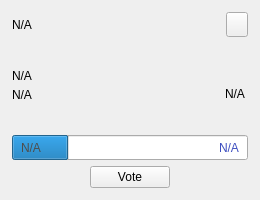
<?xml version="1.0" encoding="UTF-8"?>
<ui version="4.0">
 <class>ProposalCard</class>
 <widget class="QWidget" name="ProposalCard">
  <property name="geometry">
   <rect>
    <x>0</x>
    <y>0</y>
    <width>260</width>
    <height>200</height>
   </rect>
  </property>
  <property name="sizePolicy">
   <sizepolicy hsizetype="MinimumExpanding" vsizetype="MinimumExpanding">
    <horstretch>0</horstretch>
    <verstretch>0</verstretch>
   </sizepolicy>
  </property>
  <property name="minimumSize">
   <size>
    <width>260</width>
    <height>200</height>
   </size>
  </property>
  <property name="maximumSize">
   <size>
    <width>330</width>
    <height>200</height>
   </size>
  </property>
  <layout class="QVBoxLayout" name="verticalLayout_1">
   <property name="spacing">
    <number>0</number>
   </property>
   <property name="leftMargin">
    <number>0</number>
   </property>
   <property name="topMargin">
    <number>0</number>
   </property>
   <property name="rightMargin">
    <number>0</number>
   </property>
   <property name="bottomMargin">
    <number>0</number>
   </property>
   <item>
    <widget class="QWidget" name="card" native="true">
     <property name="sizePolicy">
      <sizepolicy hsizetype="Preferred" vsizetype="Minimum">
       <horstretch>0</horstretch>
       <verstretch>0</verstretch>
      </sizepolicy>
     </property>
     <property name="minimumSize">
      <size>
       <width>0</width>
       <height>200</height>
      </size>
     </property>
     <property name="styleSheet">
      <string notr="true"/>
     </property>
     <layout class="QVBoxLayout" name="verticalLayout_2" stretch="4,4,2,4">
      <property name="leftMargin">
       <number>12</number>
      </property>
      <property name="topMargin">
       <number>12</number>
      </property>
      <property name="rightMargin">
       <number>12</number>
      </property>
      <property name="bottomMargin">
       <number>12</number>
      </property>
      <item>
       <layout class="QHBoxLayout" name="horizontalLayout_1">
        <property name="spacing">
         <number>0</number>
        </property>
        <item>
         <widget class="QLabel" name="labelPropName">
          <property name="text">
           <string notr="true">N/A</string>
          </property>
         </widget>
        </item>
        <item>
         <spacer name="horizontalSpacer_1">
          <property name="orientation">
           <enum>Qt::Horizontal</enum>
          </property>
          <property name="sizeHint" stdset="0">
           <size>
            <width>40</width>
            <height>20</height>
           </size>
          </property>
         </spacer>
        </item>
        <item>
         <widget class="QPushButton" name="btnLink">
          <property name="sizePolicy">
           <sizepolicy hsizetype="Fixed" vsizetype="Fixed">
            <horstretch>0</horstretch>
            <verstretch>0</verstretch>
           </sizepolicy>
          </property>
          <property name="maximumSize">
           <size>
            <width>22</width>
            <height>25</height>
           </size>
          </property>
          <property name="cursor">
           <cursorShape>PointingHandCursor</cursorShape>
          </property>
          <property name="focusPolicy">
           <enum>Qt::NoFocus</enum>
          </property>
          <property name="text">
           <string/>
          </property>
         </widget>
        </item>
       </layout>
      </item>
      <item>
       <widget class="QWidget" name="widget" native="true">
        <layout class="QHBoxLayout" name="horizontalLayout_2">
         <property name="spacing">
          <number>0</number>
         </property>
         <property name="leftMargin">
          <number>0</number>
         </property>
         <property name="topMargin">
          <number>0</number>
         </property>
         <property name="rightMargin">
          <number>0</number>
         </property>
         <property name="bottomMargin">
          <number>0</number>
         </property>
         <item>
          <widget class="QWidget" name="containerAmount" native="true">
           <property name="sizePolicy">
            <sizepolicy hsizetype="Preferred" vsizetype="Fixed">
             <horstretch>0</horstretch>
             <verstretch>0</verstretch>
            </sizepolicy>
           </property>
           <layout class="QVBoxLayout" name="verticalLayout_3">
            <property name="spacing">
             <number>5</number>
            </property>
            <property name="sizeConstraint">
             <enum>QLayout::SetMinimumSize</enum>
            </property>
            <property name="leftMargin">
             <number>0</number>
            </property>
            <property name="topMargin">
             <number>0</number>
            </property>
            <property name="rightMargin">
             <number>0</number>
            </property>
            <property name="bottomMargin">
             <number>0</number>
            </property>
            <item alignment="Qt::AlignBottom">
             <widget class="QLabel" name="labelPropAmount">
              <property name="text">
               <string notr="true">N/A</string>
              </property>
             </widget>
            </item>
            <item>
             <widget class="QLabel" name="labelPropMonths">
              <property name="text">
               <string notr="true">N/A</string>
              </property>
             </widget>
            </item>
           </layout>
          </widget>
         </item>
         <item>
          <spacer name="horizontalSpacer_2">
           <property name="orientation">
            <enum>Qt::Horizontal</enum>
           </property>
           <property name="sizeHint" stdset="0">
            <size>
             <width>40</width>
             <height>20</height>
            </size>
           </property>
          </spacer>
         </item>
         <item alignment="Qt::AlignVCenter">
          <widget class="QLabel" name="labelStatus">
           <property name="styleSheet">
            <string notr="true">margin-top:16;</string>
           </property>
           <property name="text">
            <string notr="true">N/A</string>
           </property>
          </widget>
         </item>
        </layout>
       </widget>
      </item>
      <item>
       <widget class="QWidget" name="containerVotes" native="true">
        <property name="sizePolicy">
         <sizepolicy hsizetype="Preferred" vsizetype="Fixed">
          <horstretch>0</horstretch>
          <verstretch>0</verstretch>
         </sizepolicy>
        </property>
        <layout class="QGridLayout" name="gridLayout">
         <property name="leftMargin">
          <number>0</number>
         </property>
         <property name="topMargin">
          <number>0</number>
         </property>
         <property name="rightMargin">
          <number>0</number>
         </property>
         <property name="bottomMargin">
          <number>0</number>
         </property>
         <property name="spacing">
          <number>0</number>
         </property>
         <item row="0" column="0">
          <widget class="QProgressBar" name="votesBar">
           <property name="sizePolicy">
            <sizepolicy hsizetype="Expanding" vsizetype="Expanding">
             <horstretch>0</horstretch>
             <verstretch>0</verstretch>
            </sizepolicy>
           </property>
           <property name="minimumSize">
            <size>
             <width>0</width>
             <height>25</height>
            </size>
           </property>
           <property name="font">
            <font>
             <stylestrategy>NoAntialias</stylestrategy>
            </font>
           </property>
           <property name="value">
            <number>24</number>
           </property>
           <property name="textVisible">
            <bool>false</bool>
           </property>
          </widget>
         </item>
         <item row="0" column="0">
          <widget class="QWidget" name="containerText" native="true">
           <property name="minimumSize">
            <size>
             <width>0</width>
             <height>0</height>
            </size>
           </property>
           <layout class="QHBoxLayout" name="horizontalLayout_3">
            <property name="spacing">
             <number>0</number>
            </property>
            <property name="topMargin">
             <number>0</number>
            </property>
            <property name="bottomMargin">
             <number>0</number>
            </property>
            <item>
             <widget class="QLabel" name="labelNo">
              <property name="styleSheet">
               <string notr="true">color:#4D4D4D;</string>
              </property>
              <property name="text">
               <string notr="true">N/A</string>
              </property>
             </widget>
            </item>
            <item>
             <spacer name="horizontalSpacer_3">
              <property name="orientation">
               <enum>Qt::Horizontal</enum>
              </property>
              <property name="sizeHint" stdset="0">
               <size>
                <width>93</width>
                <height>20</height>
               </size>
              </property>
             </spacer>
            </item>
            <item>
             <widget class="QLabel" name="labelYes">
              <property name="styleSheet">
               <string notr="true">color:#3D4EBF;</string>
              </property>
              <property name="text">
               <string notr="true">N/A</string>
              </property>
             </widget>
            </item>
           </layout>
          </widget>
         </item>
        </layout>
       </widget>
      </item>
      <item>
       <layout class="QHBoxLayout" name="horizontalLayout_4">
        <item>
         <spacer name="horizontalSpacer_4">
          <property name="orientation">
           <enum>Qt::Horizontal</enum>
          </property>
          <property name="sizeHint" stdset="0">
           <size>
            <width>40</width>
            <height>20</height>
           </size>
          </property>
         </spacer>
        </item>
        <item>
         <widget class="QPushButton" name="btnVote">
          <property name="minimumSize">
           <size>
            <width>80</width>
            <height>0</height>
           </size>
          </property>
          <property name="focusPolicy">
           <enum>Qt::NoFocus</enum>
          </property>
          <property name="styleSheet">
           <string notr="true"/>
          </property>
          <property name="text">
           <string>Vote</string>
          </property>
         </widget>
        </item>
        <item>
         <spacer name="horizontalSpacer_5">
          <property name="orientation">
           <enum>Qt::Horizontal</enum>
          </property>
          <property name="sizeHint" stdset="0">
           <size>
            <width>40</width>
            <height>20</height>
           </size>
          </property>
         </spacer>
        </item>
       </layout>
      </item>
     </layout>
    </widget>
   </item>
  </layout>
 </widget>
 <resources/>
 <connections/>
</ui>
